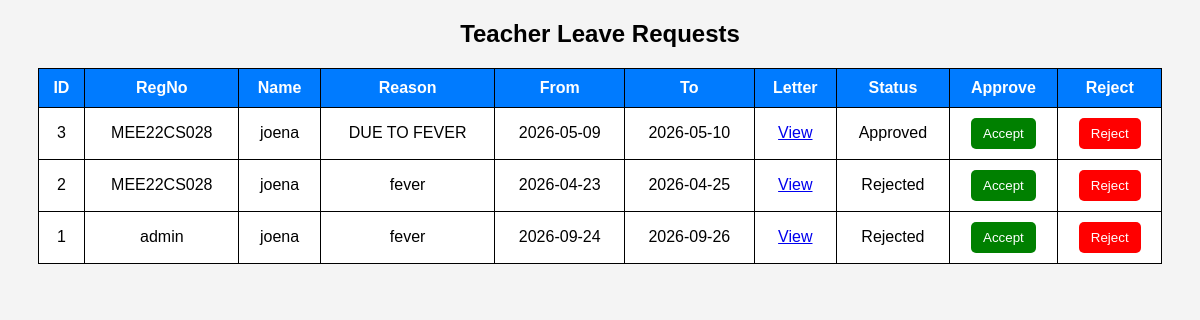
/leave_requests, run on the app's committed database.
### tables this page shows
CREATE TABLE leave_requests(
    id INTEGER PRIMARY KEY AUTOINCREMENT,
    regno TEXT,
    student_name TEXT,
    reason TEXT,
    from_date TEXT,
    to_date TEXT,
    filename TEXT,
    status TEXT
);

### app.py (the view)
@app.route('/leave_requests')
def leave_requests():
    conn = sqlite3.connect('students.db')
    cursor = conn.cursor()
    cursor.execute("""
        SELECT * FROM leave_requests
        ORDER BY id DESC
    """)
    data = cursor.fetchall()
    conn.close()
    return render_template('leave_requests.html', data=data)

### templates/leave_requests.html (shortened to what this page needs)
<!DOCTYPE html>
<html>
<head>
</head>
<body>
<h2>Teacher Leave Requests</h2>
<table>
<tr>
<th>ID</th>
<th>RegNo</th>
<th>Name</th>
<th>Reason</th>
<th>From</th>
<th>To</th>
<th>Letter</th>
<th>Status</th>
<th>Approve</th>
<th>Reject</th>
</tr>
{% for row in data %}
<tr>
<td>{{ row[0] }}</td>
<td>{{ row[1] }}</td>
<td>{{ row[2] }}</td>
<td>{{ row[3] }}</td>
<td>{{ row[4] }}</td>
<td>{{ row[5] }}</td>
<td>
<a href="/static/leave_letters/{{ row[6] }}" target="_blank">
View
</a>
</td>
<td>{{ row[7] }}</td>
<td>
<a href="/approve_leave/{{ row[0] }}">
<button class="btn approve">Accept</button>
</a>
</td>
<td>
<a href="/reject_leave/{{ row[0] }}">
<button class="btn reject">Reject</button>
</a>
</td>
</tr>
{% endfor %}
</table>
</body>
</html>

### templates/leave_requests.html (style rules this page uses)
body { font-family:Arial; text-align:center; background:#f4f4f4; }
table { width:95%; margin:auto; border-collapse:collapse; background:white; }
th,td { border:1px solid black; padding:10px; }
th { background:#007bff; color:white; }
.btn { padding:8px 12px; border:none; color:white; border-radius:5px; cursor:pointer; }
.approve { background:green; }
.reject { background:red; }

### data on the page
leave_requests: id "3", regno "MEE22CS028", student_name "joena", reason "DUE TO FEVER", from_date "2026-05-09", to_date "2026-05-10", status "Approved"
leave_requests: id "2", regno "MEE22CS028", student_name "joena", reason "fever", from_date "2026-04-23", to_date "2026-04-25", status "Rejected"
leave_requests: id "1", regno "admin", student_name "joena", reason "fever", from_date "2026-09-24", to_date "2026-09-26", status "Rejected"
